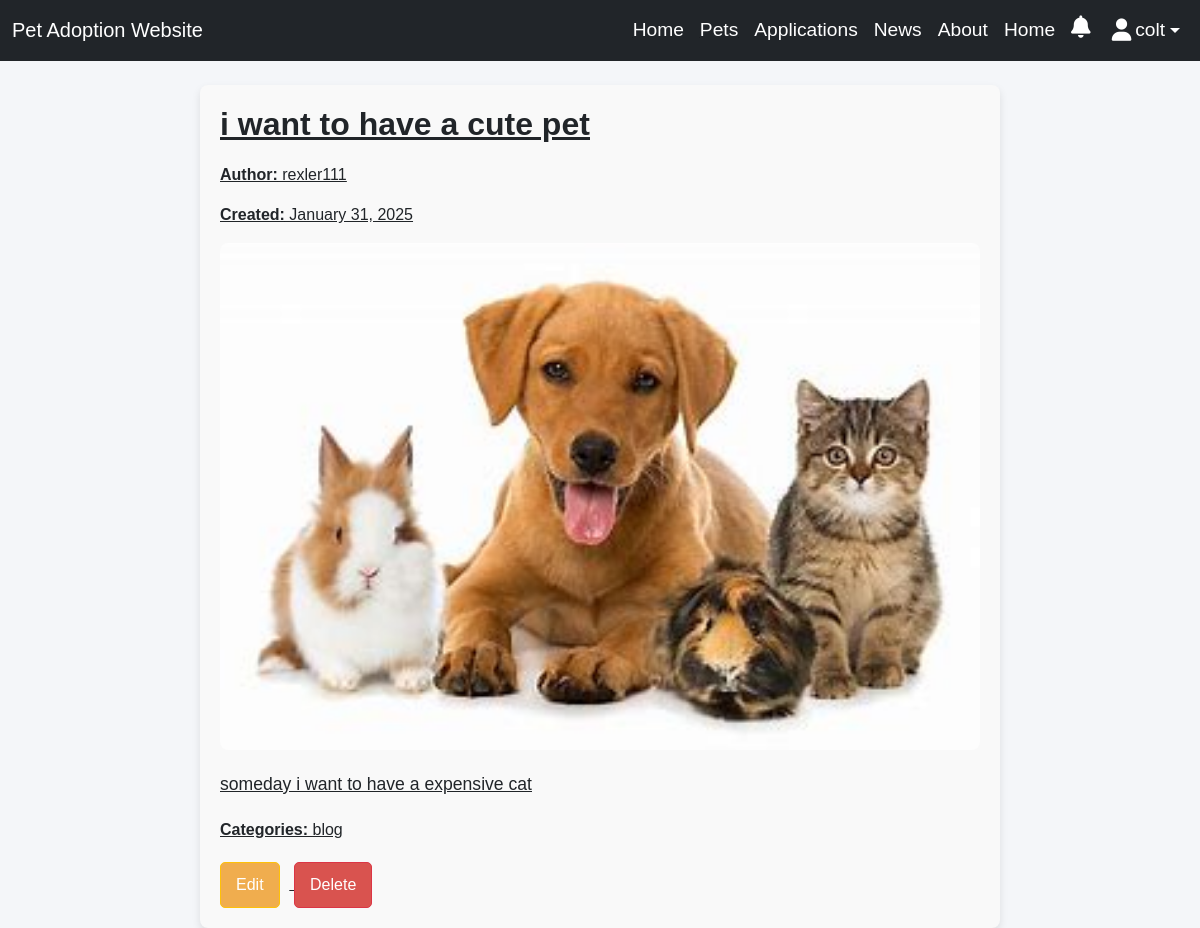
/posts/5/ (signed in), run on the app's committed database.
### accounts/models.py (models this page shows, shortened)
class CustomUser(AbstractUser):
    age = models.IntegerField(null=True, blank=True)
    gender = models.CharField(max_length=10,  choices=[
            ('Male', 'Male'),
            ('Female', 'Female'),
            ('Other', 'Other'),
        ],)
    phone_number = models.CharField(max_length=15)
    image = models.ImageField(upload_to='profile_images/', blank=True, null=True, default='profile_images/default_profile.jpg')
    def __str__(self):
        return self.username

### app/models.py (models this page shows, shortened)
class Post(models.Model):
    title = models.CharField(max_length=100)
    author = models.ForeignKey(settings.AUTH_USER_MODEL, on_delete=models.CASCADE)
    body = models.TextField()
    post_image = models.ImageField(upload_to='media/', null=True, blank=True)
    post_categories = models.CharField(max_length=100)
    date_posted = models.DateTimeField(auto_now_add=True)

### app/views.py (the view)
# urls.py: path('posts/<int:pk>/', PostDetailView.as_view(), name='post_detail'),
class PostDetailView(LoginRequiredMixin, DetailView):
    model = Post
    template_name = 'news/post_detail.html'
    context_object_name = 'post'

### app/context_processors.py (called while the page is built)
def notification_count(request):
    if request.user.is_authenticated:
        unread_count = Notification.objects.filter(user=request.user, is_read=False).count()
    else:
        unread_count = 0
    return {'unread_notifications_count': unread_count}

### app/templates/news/post_detail.html
{% extends 'app/base.html' %}
{% block content %}
  <div id="post_detail_container">
    <h2 id="post_title">{{ post.title }}</h2>
    <div id="post_info">
      <p><strong>Author:</strong> <span id="post_author">{{ post.author }}</span></p>
      <p><strong>Created:</strong> <span id="post_date">{{ post.date_posted|date:"F j, Y" }}</span></p>
    </div>
    <div id="post_image_section">
      {% if post.post_image %}
        <img src="{{ post.post_image.url }}" alt="{{ post.title }}" class="post_image" id="post_image_{{ post.pk }}">
      {% else %}
        <p id="no_image_message">No image available</p>
      {% endif %}
    </div>
    <div id="post_body">
      <p>{{ post.body|safe }}</p>
    </div>
    <div id="post_categories">
      <p><strong>Categories:</strong> <span id="post_categories_text">{{ post.post_categories }}</span></p>
    </div>
    <div id="post_actions">
      <a href="{% url 'post_update' post.pk %}" class="btn btn-warning" id="edit_post_btn">Edit</a>
      <a href="{% url 'post_delete' post.pk %}" class="btn btn-danger" id="delete_post_btn">Delete</a>
    </div>
  </div>
{% endblock content %}

### app/templates/app/base.html (shortened to what this page needs)
<!DOCTYPE html>
{% load static %}
<html lang="en">
<head>
    <link rel="stylesheet" href="https://cdn.jsdelivr.net/npm/bootstrap@5.3.0/dist/css/bootstrap.min.css">
    <link rel="stylesheet" href="https://cdnjs.cloudflare.com/ajax/libs/font-awesome/6.4.2/css/all.min.css">
    <link rel="stylesheet" href="{% static 'css/base.css' %}">
</head>
<body>
    <nav class="navbar navbar-expand-lg navbar-dark bg-dark mb-4">
        <div class="container-fluid">
            <a class="navbar-brand" href="{% url 'pet_list' %}">Pet Adoption Website</a>
            <div class="collapse navbar-collapse" id="navbarNav">
                <ul class="navbar-nav ms-auto">
                     <li class="nav-item">
                        <a class="nav-link" href="{% url 'home' %}">Home</a>
                    </li>
                    <li class="nav-item">
                        <a class="nav-link" href="{% url 'pet_list' %}">Pets</a>
                    </li>
                    <li class="nav-item">
                        <a class="nav-link" href="{% url 'adoption_application_list' %}">Applications</a>
                    </li>
                    <li class="nav-item">
                        <a class="nav-link" href="{% url 'post_list' %}">News</a>
                    </li>
                    <li class="nav-item">
                        <a class="nav-link" href="{% url 'about' %}">About</a>
                    </li>
                    <li class="nav-item">
                        <a class="nav-link" href="{% url 'contact' %}">Home</a>
                    </li>
                    <li class="nav-item">
                        <a class="nav-link position-relative" href="{% url 'notification_list' %}">
                            <i class="fas fa-bell"></i>
                        </a>
                    </li>
                    {% if user.is_authenticated %}
                        <li class="nav-item dropdown">
                            <a class="nav-link dropdown-toggle d-flex align-items-center" href="#" id="userDropdown" role="button" data-bs-toggle="dropdown" aria-expanded="false">
                                {% if user.profile.image %}
                                    <img src="{{ user.profile.image.url }}" alt="Profile" class="rounded-circle me-1" width="30" height="30">
                                {% else %}
                                    <i class="fas fa-user me-1"></i>
                                {% endif %}
                                {{ user.username }}
                            </a>
                        </li>
                    {% endif %}
                </ul>
            </div>
        </div>
    </nav>
    <div class="container">
        {% block content %}
        {% endblock %}
    </div>
</body>
</html>

### static/css/base.css (style rules this page uses)
body { font-family: 'Arial', sans-serif; background-color: #f4f6f9; margin: 0; padding: 0; }
a { text-decoration: none; color: inherit; }
.nav-link { color: white !important; font-size: 1.2rem; display: flex; align-items: center; position: relative; padding-right: 20px; }
.nav-link i { font-size: 1.4rem; margin-right: 5px; }
#post_detail_container { padding: 20px; max-width: 800px; margin: 0 auto; background-color: #f9f9f9; border-radius: 8px; box-shadow: 0 4px 8px rgba(0, 0, 0, 0.1); }
#post_title { font-size: 2rem; font-weight: bold; margin-bottom: 20px; }
#post_info { font-size: 1rem; margin-bottom: 15px; }
#post_image_section { margin-bottom: 20px; }
.post_image { width: 100%; height: auto; border-radius: 8px; }
#post_body { font-size: 1.1rem; line-height: 1.6; margin-bottom: 20px; }
#post_categories { font-size: 1rem; margin-bottom: 20px; }
#post_actions a { margin-right: 10px; }
#edit_post_btn, #delete_post_btn { padding: 10px 15px; text-decoration: none; color: white; border-radius: 5px; }
#edit_post_btn { background-color: #f0ad4e; }
#delete_post_btn { background-color: #d9534f; }

### data on the page
CustomUser: username "colt"
Post: title "i want to have a cute pet", author "rexler111", date_posted "January 31, 2025", post_image (picture), body "someday i want to have a expensive cat", post_categories "blog"
